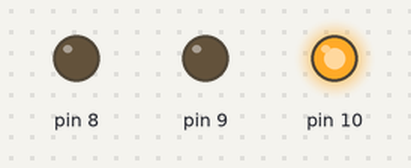
Bench run of a sketch on a simulated Arduino Uno, built with avr-gcc and run on an emulated ATmega328P. Parts: output pins drawn as LEDs (lit = HIGH).

Above: at 3.0 s.
At 7.0 s:
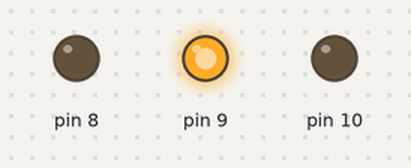
At 10.0 s:
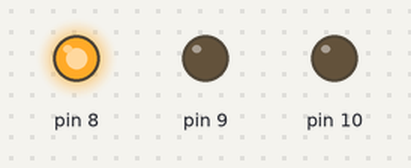
Timing chart, 0 to 15.6 s (numbered marks = the images above):
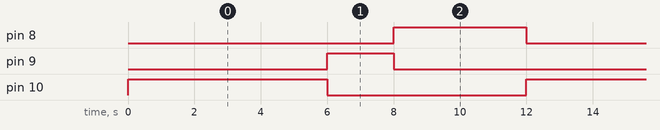

The sketch:

c_digo.ino
```cpp
// ---- Classe LED ---- //
class Led {
  private:
    int pin;

  public:
    Led(int p) {
      pin = p;
      pinMode(pin, OUTPUT);
    }

    void on() {
      digitalWrite(pin, HIGH);
    }

    void off() {
      digitalWrite(pin, LOW);
    }
};

// ---- Classe Semaforo ---- //
class Semaforo {
  private:
    Led* verde;
    Led* amarelo;
    Led* vermelho;

    int estado; // 0 = verde, 1 = amarelo, 2 = vermelho
    unsigned long tempoAnterior;
    unsigned long duracao;

    void apagarTodos() {
      verde->off();
      amarelo->off();
      vermelho->off();
    }

  public:
    Semaforo(Led* v, Led* a, Led* r) {
      verde = v;
      amarelo = a;
      vermelho = r;
      estado = 0;
      tempoAnterior = 0;
      duracao = 0;
    }

    // Inicia no verde
    void iniciar() {
      apagarTodos();
      estado = 0;
      verde->on();
      tempoAnterior = millis();
      duracao = 6000UL; // 6 segundos (verde)
    }

    // Atualiza automaticamente de acordo com o tempo
    void atualizar() {
      unsigned long agora = millis();
      if (agora - tempoAnterior >= duracao) {
        proximo();
        tempoAnterior = agora;
      }
    }

  private:
    void proximo() {
      apagarTodos();

      if (estado == 0) {
        amarelo->on();
        estado = 1;
        duracao = 2000UL; // 2 segundos (amarelo)
      }
      else if (estado == 1) {
        vermelho->on();
        estado = 2;
        duracao = 4000UL; // 4 segundos (vermelho)
      }
      else {
        verde->on();
        estado = 0;
        duracao = 6000UL; // 6 segundos (verde)
      }
    }
};

// ---- Instanciando os objetos ---- //
Led verde(10);
Led amarelo(9);
Led vermelho(8);

Semaforo semaforo(&verde, &amarelo, &vermelho);

void setup() {
  Serial.begin(9600);
  semaforo.iniciar();
}

void loop() {
  semaforo.atualizar(); // troca automaticamente
}
```

Measured:
- by itself, pin 8: alternates HIGH for 4.0 s and LOW for 8.0 s
- by itself, pin 9: alternates HIGH for 2.0 s and LOW for 10.0 s
- by itself, pin 10: alternates HIGH for 6.0 s and LOW for 6.0 s
